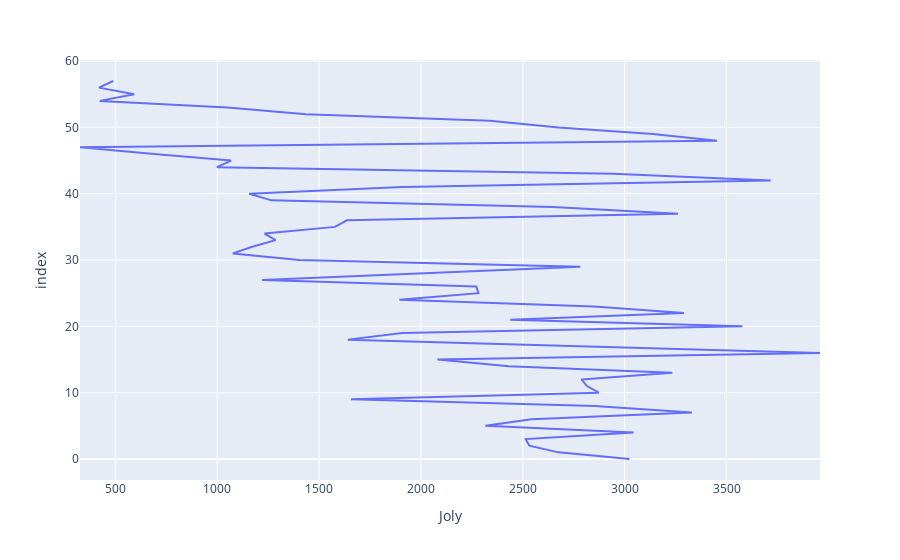

Here is the notebook cell this chart was saved with:
### Code cell
fig = px.line(df, x="Joly")
fig.show()

### Figure 1 — Plotly figure (JSON) as saved in the notebook; plotly's stock layout.template omitted (floating-point values rounded to 4 significant figures)
{"data": [{"hovertemplate": "Joly=%{x}<br>index=%{y}<extra></extra>", "legendgroup": "", "line": {"color": "#636efa", "dash": "solid"}, "marker": {"symbol": "circle"}, "mode": "lines", "name": "", "orientation": "h", "showlegend": false, "type": "scatter", "x": [3024, 2675, 2532, 2514, 3044, 2316, 2543, 3330, 2852, 1656, 2873, 2815, 2788, 3234, 2431, 2081, 3959, 2822, 1641, 1908, 3578, 2438, 3291, 2849, 1894, 2282, 2271, 1220, 2039, 2782, 1402, 1076, 1172, 1286, 1232, 1578, 1636, 3262, 2648, 1266, 1157, 1908, 3717, 2943, 998, 1068, 690, 326, 3454, 3139, 2675, 2338, 1435, 1051, 423, 592, 419, 489], "xaxis": "x", "y": [0, 1, 2, 3, 4, 5, 6, 7, 8, 9, 10, 11, 12, 13, 14, 15, 16, 17, 18, 19, 20, 21, 22, 23, 24, 25, 26, 27, 28, 29, 30, 31, 32, 33, 34, 35, 36, 37, 38, 39, 40, 41, 42, 43, 44, 45, 46, 47, 48, 49, 50, 51, 52, 53, 54, 55, 56, 57], "yaxis": "y"}], "layout": {"legend": {"tracegroupgap": 0}, "margin": {"t": 60}, "xaxis": {"anchor": "y", "domain": [0, 1], "title": {"text": "Joly"}}, "yaxis": {"anchor": "x", "domain": [0, 1], "title": {"text": "index"}}}}
